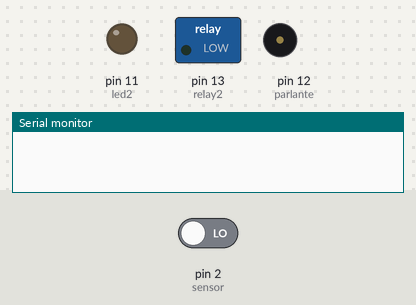
This sketch was run on a simulated Arduino Uno, built with avr-gcc and run on an emulated ATmega328P. Parts: switched loads named in the sketch (green lamp = pin HIGH), output pins drawn as LEDs (lit = HIGH), buzzer (waves = sounding), the last lines printed to the serial monitor. Dashed ring = blinking. The inputs (shaded band) are chosen by the test bench; at power-on: pin 2 (sensor) LOW.

Above: at 1.2 s.
1.3 s: pin 2 (sensor) driven HIGH
At 2.7 s:
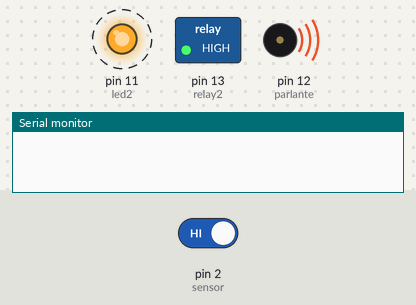
At 7.7 s:
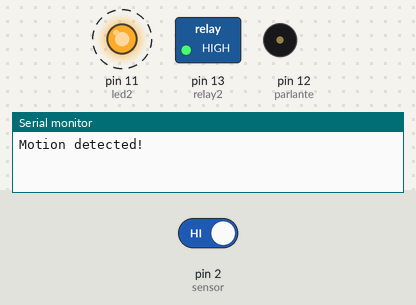
Timing chart, 0 to 10.3 s (numbered marks = the images above; inputs shaded):
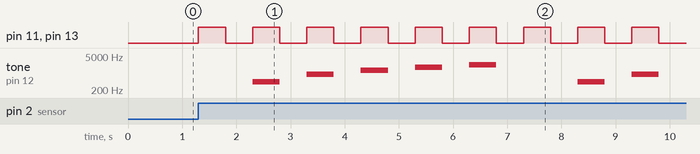

Measured:
- after the input at 1.3 s, pin 11 (led2), pin 13 (relay2): alternates HIGH for 0.50 s and LOW for 0.50 s, starting at once; tone on pin 12 (parlante): plays 440 Hz for 0.50 s, 880 Hz for 0.50 s, 1320 Hz for 0.50 s, 1760 Hz for 0.50 s, 2200 Hz for 0.50 s, 440 Hz for 0.50 s … (7 notes in this stretch), starting after 1.0 s

The sketch:

HouseAlarm.ino
```cpp
int relay2 = 13;                // the pin that the LED is atteched to
int parlante = 12;           // pin to parlante
int led2= 11;
int sensor = 2;              // the pin that the sensor is atteched to
int state = LOW;             // by default, no motion detected
int val = 0;                 // variable to store the sensor status (value)
int freq = 440;               // frecuencia para el parlante
int duration = 500;          // Duracion de sonido para el parlante

void setup() {
  pinMode(relay2, OUTPUT);      // initalize LED as an output
  pinMode(sensor, INPUT);    // initialize sensor as an input
  pinMode(parlante,OUTPUT); // Initialize parlante
  pinMode(led2, OUTPUT);
  Serial.begin(9600);        // initialize serial
}

void loop(){
  val = digitalRead(sensor);   // read sensor value
  if (val == HIGH)
  {
      for(int i=0; i < 6 ; i++)
      {
        digitalWrite(relay2, HIGH);   // turn LED ON
		digitalWrite(led2, HIGH);   // turn LED ON
        tone(parlante, freq*i, duration);
		delay(duration);
		digitalWrite(relay2, LOW);   // turn LED OFF
		digitalWrite(led2, LOW);   // turn LED OFF
        delay(duration);
        noTone(parlante);
      }

    if (state == LOW) {
      Serial.println("Motion detected!");
      state = HIGH;       // update variable state to HIGH
    }
  }
  else {
      digitalWrite(relay2, LOW); // turn LED OFF

      if (state == HIGH){
        Serial.println("Motion stopped!");
        state = LOW;       // update variable state to LOW
    }
  }
}
```
